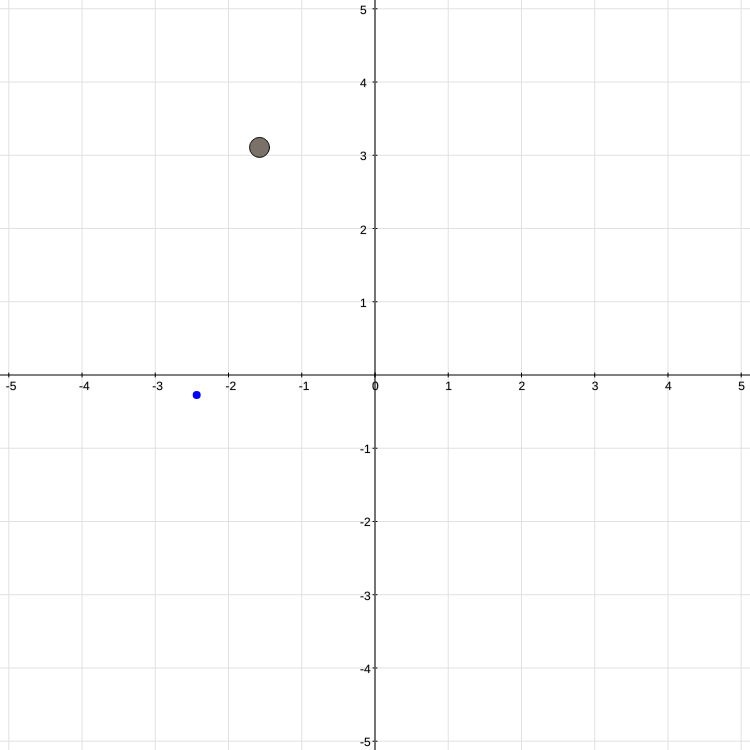
Frame 1 (no input)
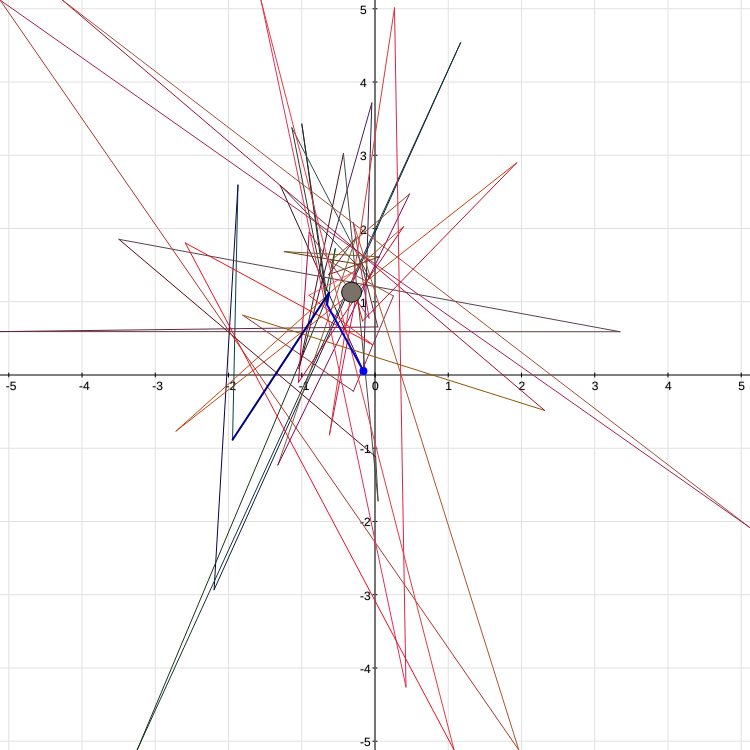
Frame 60 (no input)
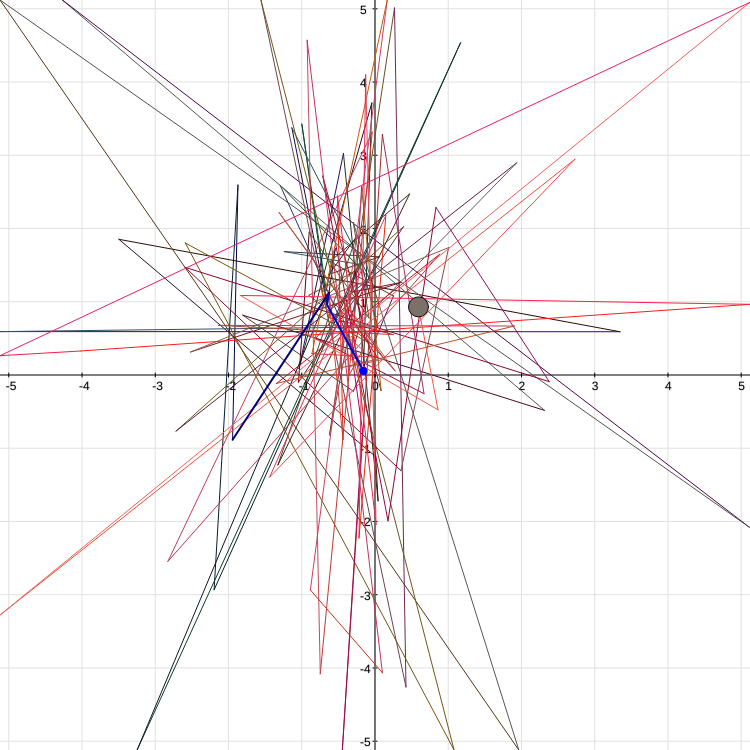
Frame 120 (the mouse pressed at the canvas centre since frame 60)

The p5.js sketch that drew these frames (run headless with seeded random() and noise() and a simulated clock; from frame 60 on, the mouse is pressed at the canvas centre):

// p5.js sketch
// ── sketch.js
// Elementos de la interfaz grafica
var txtGBEST;

// Establecer las restricciones de dominio
var xl, xu;
var yl, yu;
var t = 0;

// Parametros del PSO
var c1, c2;
var particle;
var v = 0;
var lbest;
var gbest;

// vector de probabilidades
var m = [];
var s = [];

// propias de la interfaz
var startingFPS = 60;
var maxFPS = 120;

function elegirFuncion() {
	if (funcion === "rastrigin") {
		xl = -5.12;
		xu = 5.12;
		yl = xl;
		yu = xu;
	} else if (funcion === "sphere") {
		xl = -5.12;
		xu = 5.12;
		yl = xl;
		yu = xu;
	} else if (funcion === "rosenbrock") {
		xl = -2.048;
		xu = 2.048;
		yl = xl;
		yu = xu;
	} else if (funcion == "ackley") { // aunque parece dificil, es relativamente facil f(0, 0)
		xl = -32.768;
		xu = 32.768;
		yl = xl;
		yu = xu;
	} else if (funcion == "mccormick") { // el verdadero optimo esta muy lejos, cuesta llegar sin una inicializacion correcta
		xl = -1.5;
		xu = 4;
		yl = -3;
		yu = 4;
	} else if (funcion == "easom") { // es un plano, con un hoyito jajaja, f*(pi, pi) = -1
		xl = -100.0;
		xu = 100.0;
		yl = xl;
		yu = xu;
	} else if (funcion == "booth") { // resulto muy simple, aunque tarda mucho jajaja f(1, 3) = 0
		xl = -10.0;
		xu = 10.0;
		yl = xl;
		yu = xu;
	} else if (funcion == "schaffer4") { // encontre: f(1.253131835127104, 8.125492598805042e-8) = 0.29257863203598045
		xl = -100.0;
		xu = 100.0; // parece lograr mejores resultados que en la literatura (al parecer tiene varios optimos)
		yl = xl;
		yu = xu;
	} else if (funcion == "schwefel") { // parece de las peorsitas, no lo se, f(420.9687, 420.9687) = 0.0
		xl = -500;
		xu = 500;
		yl = xl;
		yu = xu;
	} else if (funcion == "dejongf5") {
		xl = -65.536;
		xu = 65.536;
		yl = xl;
		yu = xu;
	}
}

// funcion a optimizar
function f(particle) {
	var x = particle.x;
	var y = particle.y;
	var pi = Math.PI;
	var two_pi = 2.0 * pi;
	if (funcion === "rastrigin") {
		var suma = 0;
		suma += (x * x - 10.0 * cos(two_pi * x));
		suma += (y * y - 10.0 * cos(two_pi * y));
		return 20.0 + suma;
	} else if (funcion === "sphere") {
		return x * x + y * y;
	} else if (funcion == "rosenbrock") {
		return (100.0 * (y - x * x) * (y - x * x) + (x - 1.0) * (x - 1.0));
	} else if (funcion == "ackley") {
		var a = 20.0;
		var b = 0.2;
		var c = two_pi;
		return -a * exp(-b * sqrt(0.5 * (x * x + y * y))) - exp(0.5 * (cos(c * x) + cos(c * y))) + a + exp(1.0);
	} else if (funcion == "mccormick") {
		return sin(x + y) + (x - y) * (x - y) - 1.5 * x + 2.5 * y + 1.0;
	} else if (funcion == "easom") {
		return -cos(x) * cos(y) * exp(-(x - pi) * (x - pi) - (y - pi) * (y - pi));
	} else if (funcion == "booth") {
		return (x + 2 * y - 7.0) * (x + 2 * y - 7.0) + (2 * x + y - 5.0) * (2 * x + y - 5.0);
	} else if (funcion == "schaffer4") {
		return 0.5 + (pow(cos(sin(abs(x * x - y * y))), 2) - 0.5) / pow((1.0 + 0.001 * (x * x + y * y)), 2);
	} else if (funcion == "schwefel") {
		return 418.9829 * 2.0 - (x * sin(sqrt(abs(x))) + y * sin(sqrt(abs(y))));
	} else if (funcion == "dejongf5") { // finalmente la clasica
		var j;
		var fj = 0.0;
		var sumaFj_1 = 0.0;
		var a = [
			[-32, -16, 0, 16, 32, -32, -16, 0, 16, 32, -32, -16, 0, 16, 32, -32, -16, 0, 16, 32, -32, -16, 0, 16, 32],
			[-32, -32, -32, -32, -32, -16, -16, -16, -16, -16, 0, 0, 0, 0, 0, 16, 16, 16, 16, 16, 32, 32, 32, 32, 32]
		];
		for (j = 0; j < 25; j++) {
			fj = (j + 1) + pow(x - a[0][j], 6) + pow(y - a[1][j], 6);
			sumaFj_1 += 1.0 / fj;
		}
		return 1.0 / (0.002 + sumaFj_1);
	}
}

// generar un aleatorio normal mediante box-muller
function aleatorioNormal(mu, sigma, a, b) {
	var r = 0;
	var pi = Math.PI;
	var two_pi = 2.0 * pi;
	if((mu - 2*sigma) < a || (mu + 2*sigma) > b)
		r = random(a, b);
	else{
		var u1 = random(0, 1);
		var u2 = random(0, 1);
		while (u1 == 0.0) u1 = random(0, 1);
		r = mu + sigma * (sqrt(-2.0 * log(u1)) * cos(two_pi * u2));
		while(r < a || r > b){
			u1 = random(0, 1);
			u2 = random(0, 1);
			while(u1 == 0.0) u1 = random(0, 1);
			r = mu + sigma * (sqrt(-2.0 * log(u1)) * cos(two_pi * u2));
		}
	}
	return r;
}

function inicializarPSO() {
	
	// Seleccionar la funcion a optimizar
	elegirFuncion();
	txtGBEST.show();

	// particula temporal si se requiere una inicializacion multiple
	partTemp = new Particle(0, 0, xl, xu, yl, yu);

	particle = new Particle(random(xl, xu), random(yl, yu), xl, xu, yl, yu);
	gbest = new Particle(random(xl, xu), random(yl, yu), xl, xu, yl, yu);
	m[0] = random(xl, xu); m[1] = random(yl, yu);
	s[0] = xu - xl; s[1] = yu - yl;
	lbest = new Particle(random(xl, xu), random(yl, yu), xl, xu, yl, yu);
	var fgbest = f(gbest);

	// En caso de un multi muestreo (no es recomendable introducir ventajas en multimodales)
	for (var i = 0; i < popInicial; i++) {
		partTemp.x = random(xl, xu);
		partTemp.y = random(yl, yu);
		if (f(partTemp) < f(gbest)) {
			gbest.x = partTemp.x;
			gbest.y = partTemp.y;
		}
	}

	// Obtener al gbest
	if (f(particle) < f(gbest)) {
		var tmp = gbest;
		gbest = particle;
		particle = tmp;
	}

}

function setup() {
	// Inicializar los parametros de la interfaz grafica
	createCanvas(750, 750);
	frameRate(startingFPS);
	
	// Mostrar coordenadas mejor particula
	txtGBEST = createElement('h2', '');
	txtGBEST.position(0, height + 10);

	inicializarPSO();

}

function drawGbest() {
	fill(0, 0, 255);
	var radio = 8;
	var nx = map(gbest.x, xl, xu, 0, width);
	var ny = map(gbest.y, yl, yu, height, 0);
	noStroke();
	ellipse(nx, ny, radio, radio);
	txtGBEST.html('f(' + gbest.x + ", " + gbest.y + ") = " + f(gbest).toPrecision(21));

}

function restaurarVelocidad(x, linf, lsup) {
	if(Math.random() > 0.01) return x;
	if (x < linf) return linf;
	else if (x > lsup) return lsup;
	return x;
}

function restaurar(x, linf, lsup) {
	if (x < linf) return linf;
	else if (x > lsup) return lsup;
	return x;
}


function drawLines(){

	var altoLinea = 2;
	var nx = (xu - xl);
	var ny = (yu - yl);

	// Obtener escala en potencias de 10
	px = 1;
	while(px * 10.0 <= nx/10.0) px*= 10.0;
	py = 1;
	while(py * 10.0 <= ny/10.0) py*= 10.0;

	fill(0);
	var colorCuadricula = 225;

	// YA dibuje el 0, asi que lo salto
	for(var i = py; i <= yu; i+=py){
		var p = map(i, yl, yu, height, 0);
		var q = 0.5 * width;

		stroke(colorCuadricula); line(0, p, width, p); // cuadricula
		text(i.toFixed(0), q - 15, p + 5);
		stroke(0);
		line(q - altoLinea, p, q + altoLinea, p);

		p = map(-i, yl, yu, height, 0);
		stroke(colorCuadricula); line(0, p, width, p);
		text(-i.toFixed(0), q - 15, p + 5);

		stroke(0);
		line(q - altoLinea, p, q + altoLinea, p);
	}

	for(var i = 0; i <= xu; i+=px){
		var p = map(i, xl, xu, 0, width);
		var q = 0.5 * height;

		stroke(colorCuadricula); line(p, 0, p, height); // cuadricula
		text(i.toFixed(0), p - 3, q + 15);
		stroke(0);
		line(p, q - altoLinea, p, q + altoLinea);

		// la otra parte (arreglar, asumo que siempre hay negativos)
		// arreglar la escala cuando son escalas de miles
		p = map(-i, xl, xu, 0, width);
		stroke(colorCuadricula); line(p, 0, p, height); // cuadricula
		text(-i.toFixed(0), p - 3, q + 15);

		stroke(0);
		line(p, q - altoLinea, p, q + altoLinea);

	}
}

var pm = 1e-5; // 1e-3 o 1e-2
var np = 100.0; // 50 muy faciles y sin mutaciones

// funciones adicionales
var popInicial = 1;

var historyLength = 800;
let particleHistory = [];
let elitistHistory = [];

var funcion = "sphere"

function draw() {

	c1 = 2.0;
	c2 = 2.0;

	/******* Coordinate Axis *****/

	background(255);
	strokeWeight(1);
	drawLines();
	stroke(0);
	line(0, 0.5 * height, width, 0.5 * height);
	line(0.5 * width, 0, 0.5 * width, height);

	// draw a line from all the gbests going from dark red to red
	for(var i = 1; i < particleHistory.length; i++){
		stroke(i * 255/particleHistory.length, parseInt(Math.random()*100), parseInt(Math.random()*100));
		line(particleHistory[i -1].x,  particleHistory[i -1].y, particleHistory[i].x,  particleHistory[i].y);
	}

	// draw gbest history
	for(var i = 1; i < elitistHistory.length; i++){
		strokeWeight(2);
		stroke(0, 0, i * 170/elitistHistory.length + 85);
		line(elitistHistory[i -1].x,  elitistHistory[i -1].y, elitistHistory[i].x,  elitistHistory[i].y);
		strokeWeight(1);
	}


	/******* Mostrar la particula y su mejor historico *****/
	particle.show();
	drawGbest();
	
	/******  Inicia el proceso del PSO  ******/

	// 1) generar una nueva solucion por medio del vector de prob
	lbest.x = aleatorioNormal(m[0], s[0], xl, xu);
	lbest.y = aleatorioNormal(m[1], s[1], yl, yu);
	
	r1 = random(0, 1);
	r2 = random(0, 1);
	v = c1 * r1 * (gbest.x - particle.x) + c2 * r2 * (lbest.x - particle.x);
	v = restaurarVelocidad(v, xl, xu);
	particle.x = particle.x + v;
	particle.x = restaurar(particle.x, xl, xu);

	r1 = random(0, 1);
	r2 = random(0, 1);
	v = c1 * r1 * (gbest.y - particle.y) + c2 * r2 * (lbest.y - particle.y);
	v = restaurarVelocidad(v, yl, yu);
	particle.y = particle.y + v;
	particle.y = restaurar(particle.y, yl, yu);

	if (f(particle) < f(gbest)) {
		gbest.x = particle.x;
		gbest.y = particle.y;
		var nx = map(gbest.x, this.xl, this.xu, 0, width);
		var ny = map(gbest.y, this.yl, this.yu, height, 0);
		// store the gbest to display the historic
		elitistHistory.push(new Particle(nx, ny));
	}

	// free some drawing memory
	if(particleHistory.length > historyLength) particleHistory = particleHistory.splice(historyLength/2.0, historyLength);

	var nx = map(particle.x, this.xl, this.xu, 0, width);
	var ny = map(particle.y, this.yl, this.yu, height, 0);
	particleHistory.push(new Particle(nx, ny));

	// Update the probability vector
	m[0] = m[0] + 1.0 / np * (gbest.x - m[0]);
	//s[0] = abs(gbest.x - m[0]) / (np - 1);
	
	m[1] = m[1] + 1.0 / np * (gbest.y - m[1]);
	//s[1] = abs(gbest.y - m[1]) / (np - 1);

	// standard deviation is based on tchebycheff norm
	if(gbest.y - m[1] > gbest.x - m[0]){
		s[0] = abs(gbest.y - m[1]);
		s[1] = s[0]
	}else{
		s[0] = abs(gbest.x - m[0]);
		s[1] = s[0];
	}

	// turbulence operator
	if (random(0, 1) < pm){
		s[0] = (xu - xl);
		particle.newColor();
	}
	if (random(0, 1) < pm){
		s[1] = (yu - yl);
		particle.newColor();
	}


	t++;
}
// ── particle.js

function Particle(x, y, xl, xu, yl, yu) {
	this.x = x;
	this.y = y;
	this.xl = xl;
	this.xu = xu;
	this.yl = yl;
	this.yu = yu;

	this.r = 20;
	this.minBright = 80;
	this.maxBright = 220;

	this.red = random(this.minBright, this.maxBright);
	this.green = random(this.minBright, this.maxBright);
	this.blue = random(this.minBright, this.maxBright);

	this.show = function() {
		stroke(10);
		strokeWeight(1);
		fill(this.red, this.green, this.blue);
		var nx = map(this.x, this.xl, this.xu, 0, width);
		var ny = map(this.y, this.yl, this.yu, height, 0);
		ellipse(nx, ny, this.r, this.r);
	}

	this.newColor = function(){
		this.red = random(this.minBright, this.maxBright);
		this.green = random(this.minBright, this.maxBright);
		this.blue = random(this.minBright, this.maxBright);
	}
}
